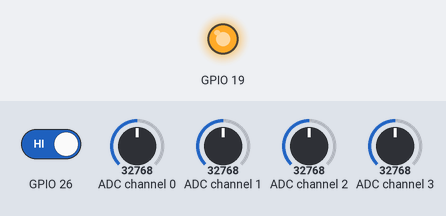
This program was run on a simulated Raspberry Pi (BCM pin numbers). Shown: output pins drawn as LEDs (lit = HIGH). The inputs (shaded band) are chosen by the test bench; at power-on: GPIO 26 HIGH, ADC channel 0 = 32768, ADC channel 1 = 32768, ADC channel 2 = 32768, ADC channel 3 = 32768 (analog values on the 0–65535 scale). Files the program writes start out absent; what the program prints to the terminal is not drawn.

Above: at 1.2 s.
1.3 s: GPIO 26 driven LOW
At 2.9 s:
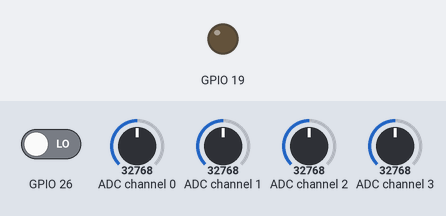
Timing chart, 0 to 18.1 s (numbered marks = the images above; inputs shaded):
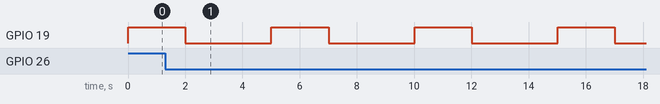

The program:

whell.py
```python
# Importing modules
import spidev # To communicate with SPI devices
from time import sleep  # To add delay
# Start SPI connection
spi = spidev.SpiDev() # Created an object
spi.open(0,0)
import RPi.GPIO as GPIO,time
GPIO.setmode(GPIO.BCM)
GPIO.setwarnings(False)
GPIO.setup(26,GPIO.IN,pull_up_down = GPIO.PUD_UP)
GPIO.setup(19,GPIO.OUT)
# Read MCP3008 data
def analogInput(channel):
  spi.max_speed_hz = 1350000
  adc = spi.xfer2([1,(8+channel)<<4,0])
  data = ((adc[1]&3) << 8) + adc[2]
  return data
# Below function will convert data to voltage
def Volts(data):
  volts = (data * 3.3) / float(1023)
  volts = round(volts, 2) # Round off to 2 decimal places
  return volts

# Below function will convert data to temperature.
def Temp(data):
  temp = ((data * 330)/float(1023))-50
  temp = round(temp)
  return temp
count=68
while True:
  if(GPIO.input(26)== 0):
    count +=1
    print('Heart Beat Detected')
  else:

    print('off')

  temp_output=analogInput(0)

  temp_volts = Volts(temp_output)
  temp       = (Temp(temp_output)+2)
  temp=(temp-20)*(-1)
  X = analogInput(1) # Reading from CH0
  Y = analogInput(2)
  Z = analogInput(3)

  print("Heart Beat=: {} ".format(count))
  print("Temp : {} ({}V) {} deg C".format(temp_output,temp_volts,(temp)))
  print("X=: {} , Y= {} , Z={}".format(X,Y,Z))
  f=open("log.txt","w")
  f.write("\n")
  f.write("Temperature: {} deg C".format(temp))
  f.write("<br/><br/></p>")
  f.write("\n")
  f.write("Heart Beat=: {} ".format(count))
  f.write("<br/><br/></p>")
  f.write("\n")
  f.write("Position: X=: {} , Y= {} , Z={}".format(X,Y,Z))
  f.write("<br/><br/></p>")
  f.write("\n")
  if count>72 or (temp < 35) or (400<X>500):
    count=68
    print('Alert')
    GPIO.output(19,True)
    sleep(2)
    GPIO.output(19,False)
    sleep(1)
  sleep(2)
```

Measured:
- by itself, GPIO 19: alternates HIGH for 2.0 s and LOW for 3.0 s
